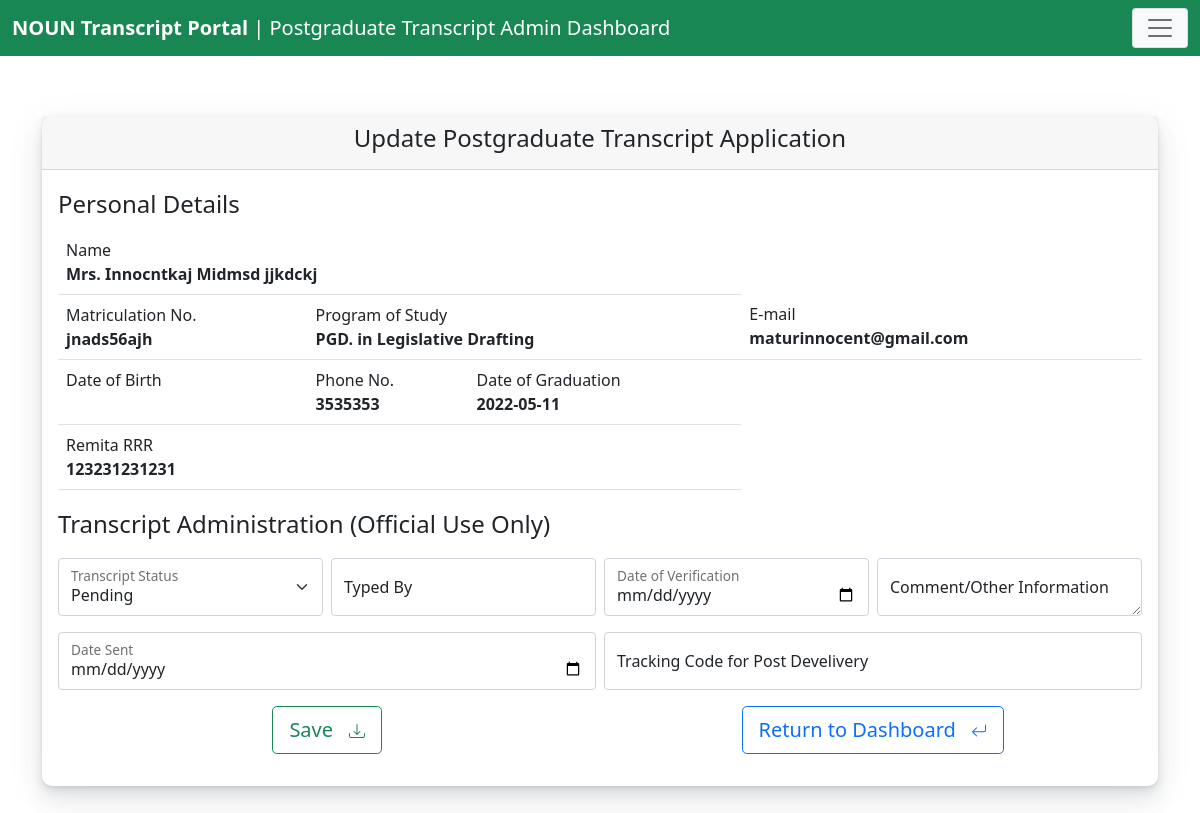
Screenshot of /adm/postgraduate_admin/update_application.php?id=1 (signed in) with the database file from the repository.
### tables this page shows
CREATE TABLE IF NOT EXISTS `postgraduate` (
  `id` int(5) NOT NULL AUTO_INCREMENT,
  `title` varchar(6) NOT NULL DEFAULT 'Mr.',
  `firstname` varchar(25) NOT NULL,
  `middlename` varchar(25) NOT NULL,
  `lastname` varchar(25) NOT NULL,
  `sex` varchar(10) NOT NULL,
  `matric_no` varchar(15) NOT NULL,
  `phone` varchar(15) NOT NULL,
  `email` varchar(40) NOT NULL,
  `programme` varchar(50) NOT NULL,
  `date_of_graduation` varchar(12) NOT NULL,
  `applied_before` varchar(4) NOT NULL DEFAULT 'No',
  `recipient` varchar(70) NOT NULL,
  `recipient_name` varchar(70) NOT NULL,
  `address` varchar(255) NOT NULL,
  `city_town` varchar(15) NOT NULL,
  `postal_code` varchar(10) NOT NULL,
  `country` varchar(15) NOT NULL,
  `transcript_label` varchar(25) NOT NULL,
  `rrr` varchar(14) NOT NULL,
  `file1` varchar(100) NOT NULL,
  `file2` varchar(100) NOT NULL,
  `file3` varchar(100) NOT NULL,
  `status` varchar(60) NOT NULL DEFAULT 'Awaiting Processing',
  `datetime` timestamp NOT NULL DEFAULT CURRENT_TIMESTAMP COMMENT 'Date/Time of Entry',
  `dob` varchar(10) NOT NULL COMMENT 'Date of Birth',
  `typed_by` varchar(30) NOT NULL,
  `date_of_verification` varchar(15) NOT NULL,
  `comment` varchar(225) NOT NULL,
  `date_sent` varchar(15) NOT NULL,
  `tracking_code` varchar(20) NOT NULL,
  PRIMARY KEY (`id`)
);

### adm/postgraduate_admin/update_application.php (the view, shortened to what this page needs)
<?php
include('post_header.php');
include('../../connect.php');
$get_id=$_GET['id'];
$sql="SELECT * FROM postgraduate WHERE id='$get_id' ";
$result=mysqli_query($conn, $sql);
$rows=mysqli_fetch_assoc($result);
?>
<body>
<br>
<br>
<br>
<br>
    <main class="container">
        <div class="card">
            <div class="card-header text-center">
              <h4>Update Postgraduate Transcript Application </h4>
            </div>
            <div class="card-body">
                <fieldset>
                    <legend>Personal Details</legend>
                <table class="table table-condensed">
                <tr>
                    <td colspan="3">
                        Name<br>
                        <b><?php echo $rows['title']." ".$rows['firstname']." ".$rows['middlename']." ".$rows['lastname'];  ?></b>
                    </td>
                </tr>
                <tr>
                        <td>
                        Matriculation No.<br>
                        <b><?php echo $rows['matric_no']; ?></b>
                        </td>
                        <td colspan="2">
                        Program of Study<br>
                        <b><?php echo $rows['programme']; ?></b>
                        </td>
                        <td>
                        E-mail<br>
                        <b><?php echo $rows['email']; ?></b>
                    </td>
                </tr>
                <tr>
                    <td>
                        Date of Birth<br>
                    </td>
                    <td>
                        Phone No.<br>
                        <b><?php echo $rows['phone']; ?></b>
                    </td>
                    <td>
                        Date of Graduation<br>
                        <b><?php echo $rows['date_of_graduation']; ?></b>
                    </td>
                </tr>
                    <tr>
                        <td colspan="3">
                        Remita RRR<br>
                        <b><?php echo $rows['rrr']; ?></b>
                        </td>
                    </tr>
                </table>
                </fieldset>
                <fieldset>
                <legend>Transcript Administration (Official Use Only)</legend>
                <form method="post">
                <div class="row g-2">
                    <div class="col-md">
                        <div class="form-floating mb-3">
                            <select class="form-select" name="status" id="floatingSelect" aria-label="Floating label select example">
                                <option value="<?php echo $rows['status']; ?>"><?php echo $rows['status']; ?></option>
                            </select>
                            <label for="floatingSelect">Transcript Status</label>
                        </div>
                    </div>
                    <div class="col-md">
                        <div class="form-floating mb-3">
                            <input type="text" class="form-control" value="<?php echo $rows['typed_by']; ?>" name="typed_by" id="floatingInput" placeholder="Typed By">
                            <label for="floatingInput">Typed By</label>
                        </div>
                    </div>
                    <div class="col-md">
                        <div class="form-floating mb-3">
                            <input type="date" class="form-control" value="<?php echo $rows['date_of_verification']; ?>" name="date_of_verification" id="floatingInput" placeholder="Date of Verification">
                            <label for="floatingInput">Date of Verification</label>
                        </div>
                    </div>
                    <div class="col-md">
                        <div class="form-floating mb-3">
                            <textarea class="form-control" name="comment" placeholder="Leave a comment here" id="floatingTextarea"><?php echo $rows['comment']; ?></textarea>
                            <label for="floatingTextarea">Comment/Other Information</label>
                        </div>
                    </div>
                </div>
                            <div class="row g-2">
                                <div class="col-md">
                                    <div class="form-floating mb-3">
                                        <input type="date" name="date_sent" value="<?php echo $rows['date_sent']; ?>" class="form-control" id="floatingInput" placeholder="Date of Verification">
                                        <label for="floatingInput">Date Sent</label>
                                    </div>
                                </div>
                                <div class="col-md">
                                    <div class="form-floating mb-3">
                                        <input type="text" name="tracking_code"  value="<?php echo $rows['tracking_code']; ?>" class="form-control" id="floatingInput" placeholder="Tracking Code for Post Develivery">
                                        <label for="floatingInput">Tracking Code for Post Develivery</label>
                                    </div>
                                </div>
                </div>
                <div class="row g-2">
                <div class="col-md">
                    <div class="mb-3 text-center">
                            <button class='btn btn-outline-success btn-lg' type='submit' name="sub_update">
                                Save &nbsp;
                            </button>
                    </div>
                    </form>
                </div>
                <div class="col-md">
                    <div class="mb-3 text-center">
                            <a class='btn btn-outline-primary btn-lg' href="index.php">
                                Return to Dashboard &nbsp;
                            </a>
                    </div>
                </div>
            </div>
    </main>
</body>
</html>

### adm/css/style.css (style rules this page uses)
.card { background-color: #fff; border-radius: 10px; border: none; position: relative; margin-bottom: 30px; box-shadow: 0 0.46875rem 2.1875rem rgba(90,97,105,0.1), 0 0.9375rem 1.40625rem rgba(90,97,105,0.1), 0 0.25rem 0.53125rem rgba(90,97,105,0.12), 0 0.125rem 0.1875rem rgba(90,97,105,0.1); }
body { margin-top:20px; }

### adm/postgraduate_admin/post_header.php (style rules this page uses)
html { position: relative; min-height: 100%; }
body { margin-bottom: 60px; }

### rows the page displays
postgraduate: title "Mrs.", firstname "Innocntkaj", middlename "Midmsd", lastname "jjkdckj", matric_no "jnads56ajh", programme "PGD. in Legislative Drafting", email "maturinnocent@gmail.com", phone "3535353", date_of_graduation "2022-05-11", rrr "123231231231", status "Pending"
